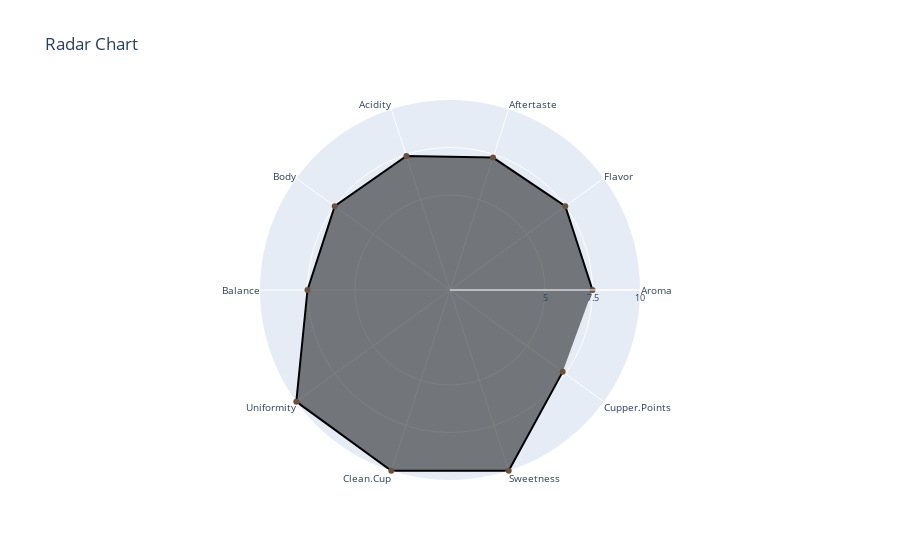

Notebook code cell kept with this figure:
### Code cell
make_radar_plot_plotly(df_profiles, 4)

### Figure 1 — Plotly figure (JSON) as saved in the notebook; plotly's stock layout.template omitted (floating-point values rounded to 4 significant figures)
{"data": [{"fill": "toself", "line": {"color": "black"}, "marker": {"color": "#6C503D"}, "name": "China", "r": [7.5, 7.5, 7.33, 7.42, 7.5, 7.5, 10, 10, 10, 7.33, 7.5], "theta": [0, 36, 72, 108, 144, 180, 216, 252, 288, 324], "type": "scatterpolar"}], "layout": {"polar": {"angularaxis": {"showline": false, "showticklabels": true, "tickfont": {"size": 10}, "ticktext": ["Aroma", "Flavor", "Aftertaste", "Acidity", "Body", "Balance", "Uniformity", "Clean.Cup", "Sweetness", "Cupper.Points"], "tickvals": [0, 36, 72, 108, 144, 180, 216, 252, 288, 324], "visible": true}, "radialaxis": {"range": [0, 10], "showticklabels": true, "tickfont": {"size": 9}, "ticktext": ["5", "7.5", "10"], "tickvals": [5, 7.5, 10], "visible": true}}, "showlegend": false, "title": {"text": "Radar Chart"}}}
